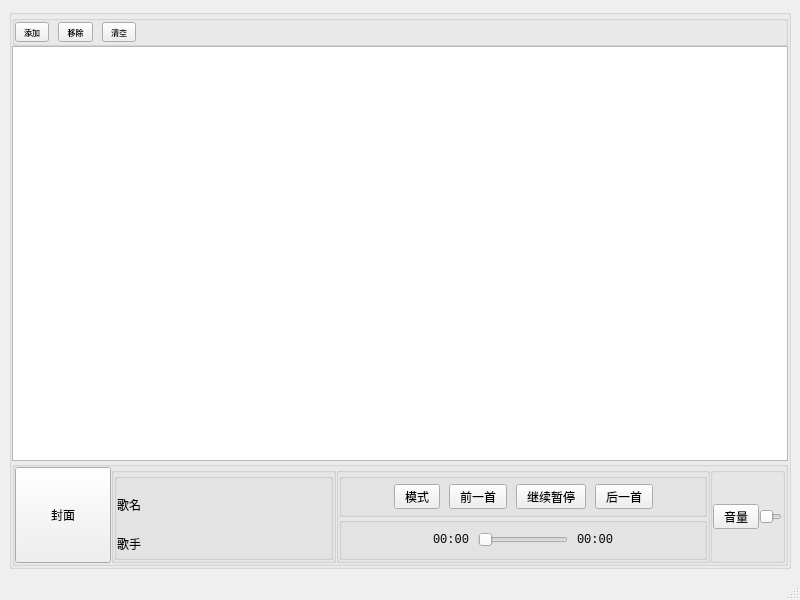
<?xml version="1.0" encoding="UTF-8"?>
<ui version="4.0">
 <class>Music</class>
 <widget class="QMainWindow" name="Music">
  <property name="geometry">
   <rect>
    <x>0</x>
    <y>0</y>
    <width>800</width>
    <height>600</height>
   </rect>
  </property>
  <property name="font">
   <font>
    <family>Consolas</family>
   </font>
  </property>
  <property name="windowTitle">
   <string>Music</string>
  </property>
  <widget class="QWidget" name="W_Central">
   <layout class="QVBoxLayout" name="verticalLayout_3">
    <item>
     <widget class="QGroupBox" name="GB_Music">
      <property name="title">
       <string/>
      </property>
      <layout class="QVBoxLayout" name="verticalLayout_2">
       <property name="spacing">
        <number>0</number>
       </property>
       <property name="leftMargin">
        <number>0</number>
       </property>
       <property name="topMargin">
        <number>0</number>
       </property>
       <property name="rightMargin">
        <number>0</number>
       </property>
       <property name="bottomMargin">
        <number>0</number>
       </property>
       <item>
        <widget class="QGroupBox" name="GB_Menu">
         <property name="title">
          <string/>
         </property>
         <layout class="QHBoxLayout" name="horizontalLayout">
          <property name="spacing">
           <number>9</number>
          </property>
          <property name="leftMargin">
           <number>0</number>
          </property>
          <property name="topMargin">
           <number>0</number>
          </property>
          <property name="rightMargin">
           <number>0</number>
          </property>
          <property name="bottomMargin">
           <number>0</number>
          </property>
          <item>
           <widget class="QToolButton" name="TB_Add">
            <property name="font">
             <font>
              <family>Consolas</family>
              <pointsize>6</pointsize>
             </font>
            </property>
            <property name="text">
             <string>添加</string>
            </property>
            <property name="icon">
             <iconset resource="images.qrc">
              <normaloff>:/images/icons/add.png</normaloff>:/images/icons/add.png</iconset>
            </property>
            <property name="toolButtonStyle">
             <enum>Qt::ToolButtonTextUnderIcon</enum>
            </property>
           </widget>
          </item>
          <item>
           <widget class="QToolButton" name="TB_Remove">
            <property name="font">
             <font>
              <pointsize>6</pointsize>
             </font>
            </property>
            <property name="text">
             <string>移除</string>
            </property>
            <property name="icon">
             <iconset resource="images.qrc">
              <normaloff>:/images/icons/remove.png</normaloff>:/images/icons/remove.png</iconset>
            </property>
            <property name="toolButtonStyle">
             <enum>Qt::ToolButtonTextUnderIcon</enum>
            </property>
           </widget>
          </item>
          <item>
           <widget class="QToolButton" name="TB_Clear">
            <property name="font">
             <font>
              <pointsize>6</pointsize>
             </font>
            </property>
            <property name="text">
             <string>清空</string>
            </property>
            <property name="icon">
             <iconset resource="images.qrc">
              <normaloff>:/images/icons/clear.png</normaloff>:/images/icons/clear.png</iconset>
            </property>
            <property name="toolButtonStyle">
             <enum>Qt::ToolButtonTextUnderIcon</enum>
            </property>
           </widget>
          </item>
          <item>
           <spacer name="S_Menu_Right">
            <property name="orientation">
             <enum>Qt::Horizontal</enum>
            </property>
            <property name="sizeHint" stdset="0">
             <size>
              <width>40</width>
              <height>20</height>
             </size>
            </property>
           </spacer>
          </item>
         </layout>
        </widget>
       </item>
       <item>
        <widget class="QListWidget" name="LW_Music"/>
       </item>
       <item>
        <widget class="QGroupBox" name="GB_Panel">
         <property name="title">
          <string/>
         </property>
         <layout class="QHBoxLayout" name="horizontalLayout_5">
          <property name="spacing">
           <number>0</number>
          </property>
          <property name="leftMargin">
           <number>0</number>
          </property>
          <property name="topMargin">
           <number>0</number>
          </property>
          <property name="rightMargin">
           <number>0</number>
          </property>
          <property name="bottomMargin">
           <number>0</number>
          </property>
          <item>
           <widget class="QToolButton" name="TB_Cover">
            <property name="minimumSize">
             <size>
              <width>96</width>
              <height>96</height>
             </size>
            </property>
            <property name="maximumSize">
             <size>
              <width>96</width>
              <height>96</height>
             </size>
            </property>
            <property name="text">
             <string>封面</string>
            </property>
           </widget>
          </item>
          <item>
           <widget class="QGroupBox" name="GB_Info">
            <property name="sizePolicy">
             <sizepolicy hsizetype="Preferred" vsizetype="Preferred">
              <horstretch>3</horstretch>
              <verstretch>0</verstretch>
             </sizepolicy>
            </property>
            <property name="title">
             <string/>
            </property>
            <layout class="QHBoxLayout" name="horizontalLayout_6" stretch="0">
             <property name="spacing">
              <number>0</number>
             </property>
             <property name="leftMargin">
              <number>0</number>
             </property>
             <property name="topMargin">
              <number>0</number>
             </property>
             <property name="rightMargin">
              <number>0</number>
             </property>
             <property name="bottomMargin">
              <number>0</number>
             </property>
             <item>
              <widget class="QGroupBox" name="GB_Song">
               <property name="sizePolicy">
                <sizepolicy hsizetype="Expanding" vsizetype="Preferred">
                 <horstretch>0</horstretch>
                 <verstretch>0</verstretch>
                </sizepolicy>
               </property>
               <property name="title">
                <string/>
               </property>
               <layout class="QVBoxLayout" name="verticalLayout" stretch="0,0">
                <property name="spacing">
                 <number>0</number>
                </property>
                <property name="leftMargin">
                 <number>0</number>
                </property>
                <property name="topMargin">
                 <number>0</number>
                </property>
                <property name="rightMargin">
                 <number>0</number>
                </property>
                <property name="bottomMargin">
                 <number>0</number>
                </property>
                <item>
                 <widget class="QLabel" name="L_Name">
                  <property name="sizePolicy">
                   <sizepolicy hsizetype="Preferred" vsizetype="Preferred">
                    <horstretch>0</horstretch>
                    <verstretch>2</verstretch>
                   </sizepolicy>
                  </property>
                  <property name="text">
                   <string>歌名</string>
                  </property>
                  <property name="wordWrap">
                   <bool>true</bool>
                  </property>
                  <property name="margin">
                   <number>0</number>
                  </property>
                  <property name="indent">
                   <number>0</number>
                  </property>
                 </widget>
                </item>
                <item>
                 <widget class="QLabel" name="L_Singer">
                  <property name="sizePolicy">
                   <sizepolicy hsizetype="Preferred" vsizetype="Preferred">
                    <horstretch>0</horstretch>
                    <verstretch>1</verstretch>
                   </sizepolicy>
                  </property>
                  <property name="text">
                   <string>歌手</string>
                  </property>
                  <property name="indent">
                   <number>0</number>
                  </property>
                 </widget>
                </item>
               </layout>
              </widget>
             </item>
            </layout>
           </widget>
          </item>
          <item>
           <widget class="QGroupBox" name="GB_Function">
            <property name="sizePolicy">
             <sizepolicy hsizetype="Preferred" vsizetype="Preferred">
              <horstretch>5</horstretch>
              <verstretch>0</verstretch>
             </sizepolicy>
            </property>
            <property name="title">
             <string/>
            </property>
            <layout class="QGridLayout" name="gridLayout">
             <property name="leftMargin">
              <number>0</number>
             </property>
             <property name="topMargin">
              <number>0</number>
             </property>
             <property name="rightMargin">
              <number>0</number>
             </property>
             <property name="bottomMargin">
              <number>0</number>
             </property>
             <property name="spacing">
              <number>0</number>
             </property>
             <item row="1" column="0">
              <widget class="QGroupBox" name="GB_Progress">
               <property name="title">
                <string/>
               </property>
               <layout class="QHBoxLayout" name="horizontalLayout_3">
                <property name="spacing">
                 <number>9</number>
                </property>
                <property name="leftMargin">
                 <number>0</number>
                </property>
                <property name="topMargin">
                 <number>0</number>
                </property>
                <property name="rightMargin">
                 <number>0</number>
                </property>
                <property name="bottomMargin">
                 <number>0</number>
                </property>
                <item>
                 <spacer name="S_Progress_Left">
                  <property name="orientation">
                   <enum>Qt::Horizontal</enum>
                  </property>
                  <property name="sizeHint" stdset="0">
                   <size>
                    <width>40</width>
                    <height>20</height>
                   </size>
                  </property>
                 </spacer>
                </item>
                <item>
                 <widget class="QLabel" name="L_Time_Current">
                  <property name="text">
                   <string>00:00</string>
                  </property>
                 </widget>
                </item>
                <item>
                 <widget class="QSlider" name="S_Progress">
                  <property name="orientation">
                   <enum>Qt::Horizontal</enum>
                  </property>
                  <property name="tickPosition">
                   <enum>QSlider::NoTicks</enum>
                  </property>
                 </widget>
                </item>
                <item>
                 <widget class="QLabel" name="L_Time_Total">
                  <property name="text">
                   <string>00:00</string>
                  </property>
                 </widget>
                </item>
                <item>
                 <spacer name="S_Progress_Right">
                  <property name="orientation">
                   <enum>Qt::Horizontal</enum>
                  </property>
                  <property name="sizeHint" stdset="0">
                   <size>
                    <width>40</width>
                    <height>20</height>
                   </size>
                  </property>
                 </spacer>
                </item>
               </layout>
              </widget>
             </item>
             <item row="0" column="0">
              <widget class="QGroupBox" name="GB_Play">
               <property name="title">
                <string/>
               </property>
               <layout class="QHBoxLayout" name="horizontalLayout_2">
                <property name="spacing">
                 <number>9</number>
                </property>
                <property name="leftMargin">
                 <number>0</number>
                </property>
                <property name="topMargin">
                 <number>0</number>
                </property>
                <property name="rightMargin">
                 <number>0</number>
                </property>
                <property name="bottomMargin">
                 <number>0</number>
                </property>
                <item>
                 <spacer name="S_Play_Left">
                  <property name="orientation">
                   <enum>Qt::Horizontal</enum>
                  </property>
                  <property name="sizeHint" stdset="0">
                   <size>
                    <width>40</width>
                    <height>20</height>
                   </size>
                  </property>
                 </spacer>
                </item>
                <item>
                 <widget class="QToolButton" name="TB_Mode">
                  <property name="text">
                   <string>模式</string>
                  </property>
                  <property name="icon">
                   <iconset resource="images.qrc">
                    <normaloff>:/images/icons/repeat.png</normaloff>:/images/icons/repeat.png</iconset>
                  </property>
                  <property name="iconSize">
                   <size>
                    <width>28</width>
                    <height>28</height>
                   </size>
                  </property>
                 </widget>
                </item>
                <item>
                 <widget class="QToolButton" name="TB_Previous">
                  <property name="text">
                   <string>前一首</string>
                  </property>
                  <property name="icon">
                   <iconset resource="images.qrc">
                    <normaloff>:/images/icons/skip_previous.png</normaloff>:/images/icons/skip_previous.png</iconset>
                  </property>
                  <property name="iconSize">
                   <size>
                    <width>28</width>
                    <height>28</height>
                   </size>
                  </property>
                 </widget>
                </item>
                <item>
                 <widget class="QToolButton" name="TB_Play_Pause">
                  <property name="text">
                   <string>继续暂停</string>
                  </property>
                  <property name="icon">
                   <iconset resource="images.qrc">
                    <normaloff>:/images/icons/play_circle.png</normaloff>:/images/icons/play_circle.png</iconset>
                  </property>
                  <property name="iconSize">
                   <size>
                    <width>32</width>
                    <height>32</height>
                   </size>
                  </property>
                 </widget>
                </item>
                <item>
                 <widget class="QToolButton" name="TB_Next">
                  <property name="text">
                   <string>后一首</string>
                  </property>
                  <property name="icon">
                   <iconset resource="images.qrc">
                    <normaloff>:/images/icons/skip_next.png</normaloff>:/images/icons/skip_next.png</iconset>
                  </property>
                  <property name="iconSize">
                   <size>
                    <width>28</width>
                    <height>28</height>
                   </size>
                  </property>
                 </widget>
                </item>
                <item>
                 <spacer name="S_Play_Right">
                  <property name="orientation">
                   <enum>Qt::Horizontal</enum>
                  </property>
                  <property name="sizeHint" stdset="0">
                   <size>
                    <width>40</width>
                    <height>20</height>
                   </size>
                  </property>
                 </spacer>
                </item>
               </layout>
              </widget>
             </item>
            </layout>
           </widget>
          </item>
          <item>
           <widget class="QGroupBox" name="GB_Volume">
            <property name="sizePolicy">
             <sizepolicy hsizetype="Preferred" vsizetype="Preferred">
              <horstretch>1</horstretch>
              <verstretch>0</verstretch>
             </sizepolicy>
            </property>
            <property name="title">
             <string/>
            </property>
            <layout class="QHBoxLayout" name="horizontalLayout_4">
             <property name="spacing">
              <number>0</number>
             </property>
             <property name="leftMargin">
              <number>0</number>
             </property>
             <property name="topMargin">
              <number>0</number>
             </property>
             <property name="rightMargin">
              <number>0</number>
             </property>
             <property name="bottomMargin">
              <number>0</number>
             </property>
             <item>
              <widget class="QToolButton" name="TB_Volume">
               <property name="text">
                <string>音量</string>
               </property>
               <property name="icon">
                <iconset resource="images.qrc">
                 <normaloff>:/images/icons/volume_up.png</normaloff>:/images/icons/volume_up.png</iconset>
               </property>
               <property name="iconSize">
                <size>
                 <width>28</width>
                 <height>28</height>
                </size>
               </property>
              </widget>
             </item>
             <item>
              <widget class="QSlider" name="S_Volume">
               <property name="orientation">
                <enum>Qt::Horizontal</enum>
               </property>
              </widget>
             </item>
            </layout>
           </widget>
          </item>
         </layout>
        </widget>
       </item>
      </layout>
     </widget>
    </item>
   </layout>
  </widget>
  <widget class="QMenuBar" name="MB_Menu">
   <property name="geometry">
    <rect>
     <x>0</x>
     <y>0</y>
     <width>800</width>
     <height>26</height>
    </rect>
   </property>
  </widget>
  <widget class="QStatusBar" name="SB_Status"/>
 </widget>
 <resources>
  <include location="images.qrc"/>
 </resources>
 <connections/>
</ui>
